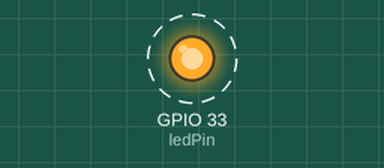
This sketch was run on a simulated ESP32. On the bench: output pins drawn as LEDs (lit = HIGH). Dashed ring = blinking.

Above: at 0.2 s.
Timing chart, 0 to 3.0 s (numbered marks = the images above):
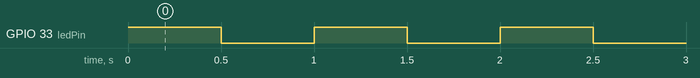

Measured:
- by itself, GPIO 33 (ledPin): alternates HIGH for 0.50 s and LOW for 0.50 s

The sketch:

bizim_gw.ino
```cpp
/***
 *
 * Code Written by TechMartian
 *
 */

const int ledPin = 33;

void setup() {
  // put your setup code here, to run once:
  pinMode (ledPin, OUTPUT);
}

void loop() {
  // put your main code here, to run repeatedly:
  digitalWrite (ledPin, HIGH);

  delay(500);

  digitalWrite (ledPin, LOW);

  delay(500);
}
```
